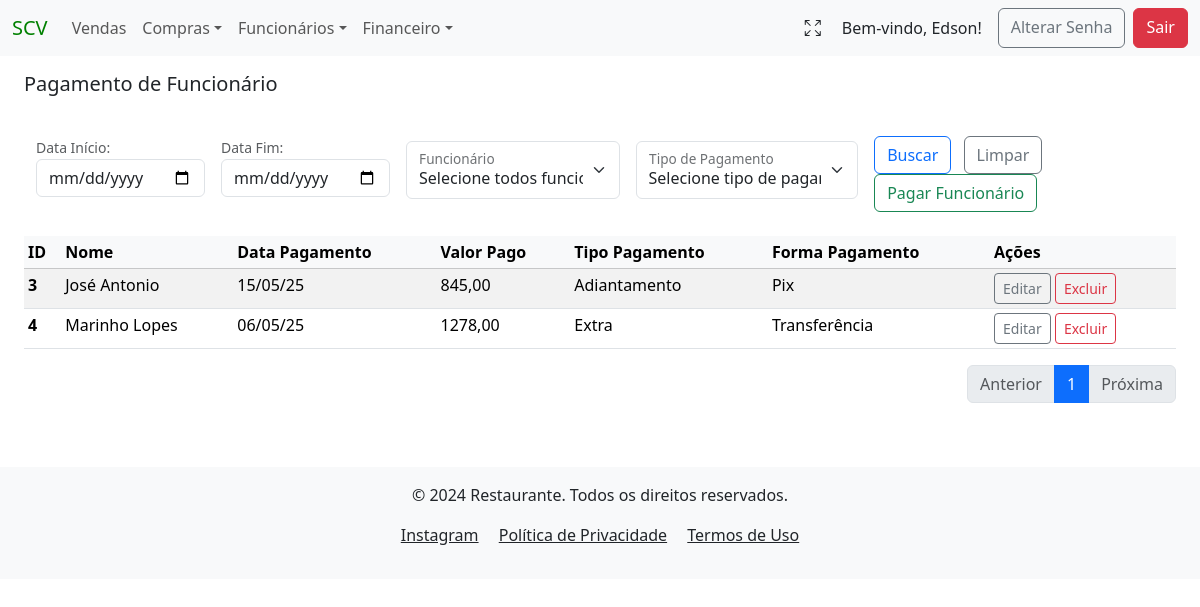
/payment/ (signed in), run on an earlier commit of the app's database.
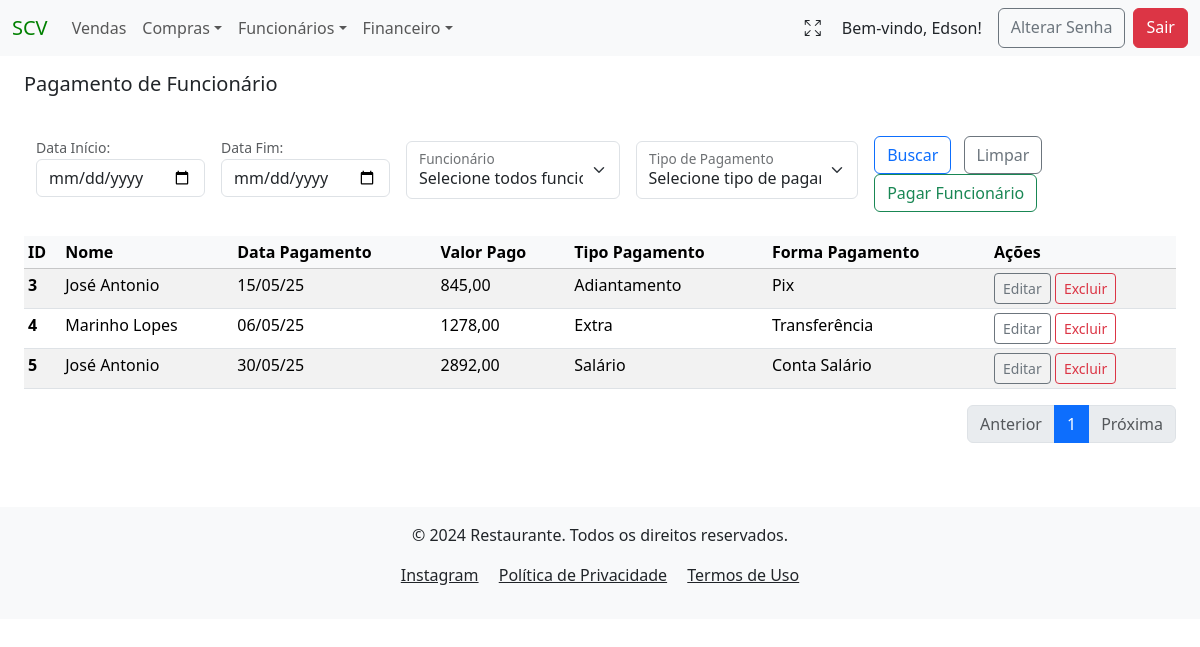
And on a later commit of the database.
### funcionarios/models.py (models this page shows, shortened)
class Pagamento(models.Model):
    lista_tipo_pagamento = [
                            ('Salário', 'Salário'),
                            ('Adiantamento', 'Adiantamento'),
                            ('Vale', 'Vale'),
                            ('Vale Transporte', 'Vale Transporte'),
                            ('Extra', 'Extra'),
                            ('Rescisão', 'Rescisão'),
                            ('Comissão', 'Comissão'),
                            ('Férias', 'Férias'),
                            ('13° Salário', '13° Salário')
                            ]
    lista_forma_pagamento = [
                             ('Conta Salário', 'Conta Salário'),
                             ('Dinheiro', 'Dinheiro'),
                             ('Transferência', 'Transferência'),
                             ('Pix', 'Pix'),
                             ('Cheque', 'Cheque'),
                             ('Multa Recisória', 'Multa Recisória')
                             ]
    tenant = models.ForeignKey(Tenant, on_delete=models.CASCADE)
    created_at = models.DateTimeField(auto_now_add=True)
    nome_funcionario = models.ForeignKey(Cadastro, on_delete=models.PROTECT, verbose_name="Funcionário", null=False)
    data_pagamento = models.DateField(verbose_name="Data Pagamento", null=False, blank=False,)
    valor_pago = models.DecimalField(verbose_name="Valor Pago", max_digits=9, decimal_places=2, null=False, blank=False)
    tipo_pagamento = models.CharField(verbose_name="Tipo de Pagamento", max_length=15, choices=lista_tipo_pagamento, null=False, blank=False)
    forma_pagamento = models.CharField(verbose_name="Forma de Pagamento", max_length=15, choices=lista_forma_pagamento, null=False, blank=False)
    author = models.ForeignKey(settings.AUTH_USER_MODEL, on_delete=models.PROTECT, blank=False, default=1)
    dt_atualizado = models.DateTimeField(auto_now=True, null=False, blank=False)

class Cadastro(models.Model):
    LIST_BANK = [('Banco do Brasil', 'Banco do Brasil'),
                   ('Banco Original', 'Banco Original'),
                   ('Bradesco', 'Bradesco'),
                   ('Caixa Econômica', 'Caixa Econômica'),
                   ('C6 Bank', 'C6 Bank'),
                   ('Itau', 'Itau'),
                   ('Inter', 'Inter'),
                   ('Neon', 'Neon'),
                   ('Next', 'Next'),
                   ('Nubank', 'Nubank'),
                   ('Santander', 'Santander'),
                   ]
    tenant = models.ForeignKey(Tenant, on_delete=models.CASCADE)
    created_at = models.DateTimeField(auto_now_add=True)
    nome_funcionario = models.CharField(verbose_name="Funcionário", max_length=40 , blank=False, unique=True)
    rg = models.CharField(verbose_name="RG", max_length=14, null=True , blank=True)
    cpf = models.CharField(verbose_name="CPF", max_length=14, null=True , blank=True)
    carteira_trabalho = models.CharField(verbose_name="CTPS", max_length=12, null=True, blank=True)
    endereco = models.CharField(verbose_name="Endereço", max_length=40, null=True, blank=True)
    numero = models.CharField(verbose_name="Número", max_length=255, null=True, blank=True)
    bairro = models.CharField(verbose_name="Bairro", max_length=20, null=True, blank=True)
    cidade = models.CharField(verbose_name="Cidade", max_length=30, null=True, blank=True)
    telefone = models.CharField(verbose_name="Telefone", max_length=13, null=True, blank=True)
    banco = models.CharField(verbose_name="Banco", choices=LIST_BANK, max_length=15, null=True, blank=True)
    agencia = models.CharField(verbose_name="Agencia", max_length=7, null=True, blank=True)
    conta = models.CharField(verbose_name="Conta", max_length=10, null=True, blank=True)
    author = models.ForeignKey(settings.AUTH_USER_MODEL, on_delete=models.PROTECT, blank=False, default=1)
    dt_atualizado = models.DateTimeField(auto_now=True, null=False, blank=False)
    def __str__(self):
        return f"{self.nome_funcionario}"

### funcionarios/views.py (the view)
# urls.py: path('payment/', PagamentoListView.as_view(), name="pagamento_list"),
class PagamentoListView(LoginRequiredMixin, PermissionRequiredMixin, TenantQuerysetMixin, HandleNoPermissionMixin, ListView):
    model = Pagamento
    template_name = 'funcionarios/pagamento_list.html'
    permission_required = 'funcionarios.view_pagamento'  # Permissão para visualizar objetos'
    def get_queryset(self):
        tenant = getattr(self.request.user, 'tenant', None)
        queryset = Pagamento.objects.filter(tenant=tenant)
        data_inicio_pagamento_funcionario = self.request.GET.get('data_inicio_pagamento_funcionario')
        data_fim_pagamento_funcionario = self.request.GET.get('data_fim_pagamento_funcionario')
        if data_inicio_pagamento_funcionario:
            queryset = queryset.filter(data_pagamento__gte=data_inicio_pagamento_funcionario)
        if data_fim_pagamento_funcionario:
            queryset = queryset.filter(data_pagamento__lte=data_fim_pagamento_funcionario)
        nome_funcionario_pagamento = self.request.GET.get('nome_funcionario')
        if nome_funcionario_pagamento:
            queryset = queryset.filter(nome_funcionario_id=nome_funcionario_pagamento)
        tipo_pagamento = self.request.GET.get('tipo_pagamento')
        if tipo_pagamento:
            queryset = queryset.filter(tipo_pagamento=tipo_pagamento)
        return queryset
    def get_context_data(self, **kwargs):
        context = super().get_context_data(**kwargs)
        funcionarios = self.get_queryset()
        paginator = Paginator(funcionarios, 10)  # Exibe 10 registros por página
        page_number = self.request.GET.get('page')
        page_obj = paginator.get_page(page_number)
        context['pagamento_funcionarios_paginados'] = page_obj
        context['paginator'] = paginator
        context['page_obj'] = page_obj
        context['query_params'] = self.request.GET.urlencode()
        context['pagamento_funcionarios'] = Pagamento.objects.select_related('nome_funcionario').values('nome_funcionario_id', 'nome_funcionario__nome_funcionario').distinct()
        context['tipos_pagamento'] = Pagamento.objects.values_list('tipo_pagamento', flat=True).distinct()
        return context

### project/context_processors.py (called while the page is built)
def tenant_context(request):
    return {
        'tenant': request.GET.get('tenant', None),
    }

### funcionarios/templates/funcionarios/pagamento_list.html (shortened to what the changed rows need)
{% extends 'global/base.html' %}
{% block content %}
{% if pagamento_list %}
    <div class="table-responsive mt-3">
        <table class="table table-sm table-striped table-hover">
            <thead class="table-light">
                <tr>
                    <th scope="col">ID</th>
                    <th scope="col">Nome</th>
                    <th scope="col">Data Pagamento</th>
                    <th scope="col">Valor Pago</th>
                    <th scope="col">Tipo Pagamento</th>
                    <th scope="col">Forma Pagamento</th>
                    <th scope="col">Ações</th>
                </tr>
            </thead>
            <tbody>
                {% for pagamento in pagamento_list %}
                    <tr>
                        <th scope="row" >{{ pagamento.pk }}</th>
                        <td>{{ pagamento.nome_funcionario }}</td>
                        <td>{{ pagamento.data_pagamento|date:"d/m/y"|default:"-" }}</td>
                        <td>{{ pagamento.valor_pago|default:"-" }}</td>
                        <td>{{ pagamento.tipo_pagamento|default:"-" }}</td>
                        <td>{{ pagamento.forma_pagamento|default:"-" }}</td>
                        <td>
                            <a href="{% url 'update_payment' pk=pagamento.pk %}?tenant={{ tenant }}" class="btn btn-outline-secondary btn-sm">Editar</a>
                            <a href="{% url 'delete_payment' pk=pagamento.pk %}?tenant={{ tenant }}" class="btn btn-outline-danger btn-sm">Excluir</a>
                        </td>
                    </tr>
                {% endfor %}
            </tbody>
        </table>
            <nav aria-label="Page navigation example">
                <ul class="pagination justify-content-end">
                    {% for num in pagamento_funcionarios_paginados.paginator.page_range %}
                    {% if pagamento_funcionarios_paginados.number == num %}
                    <li class="page-item active" aria-current="page">
                        <span class="page-link">{{ num }}</span>
                    </li>
                    {% elif num > pagamento_funcionarios_paginados.number|add:-2 and num < pagamento_funcionarios_paginados.number|add:2 %}
                    <li class="page-item">
                        <a class="page-link" href="?page={{ num }}">{{ num }}</a>
                    </li>
                    {% endif %}
                    {% endfor %}
                </ul>
            </nav>
    </div>
{% else %}
    <div class="container">
        <div class="alert alert-warning mt-3" role="alert">
            Não há pagamentos para o filtro selecionado.
        </div>
    </div>
{% endif %}
{% endblock content %}

What changed in the data, as far as the page shows it:
added Pagamento: pk "5", nome_funcionario "José Antonio", data_pagamento "30/05/25", valor_pago "2892,00", tipo_pagamento "Salário", forma_pagamento "Conta Salário"
